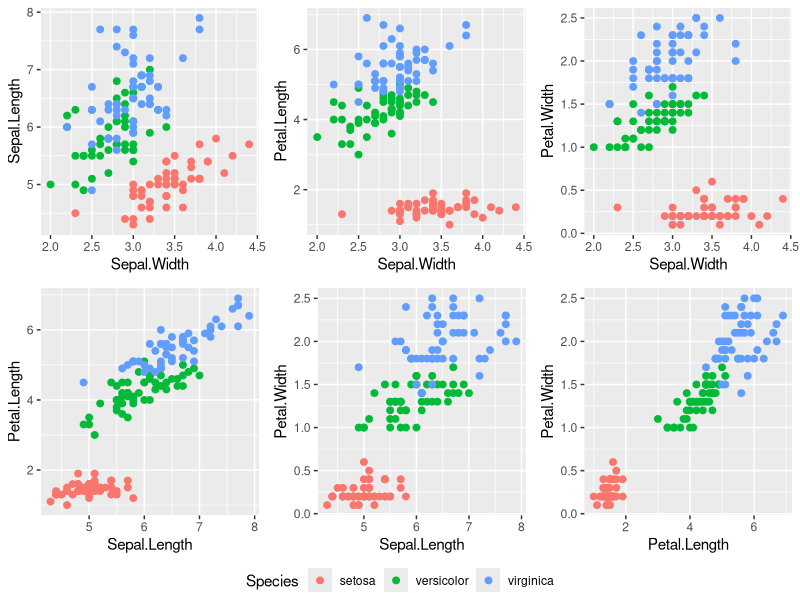
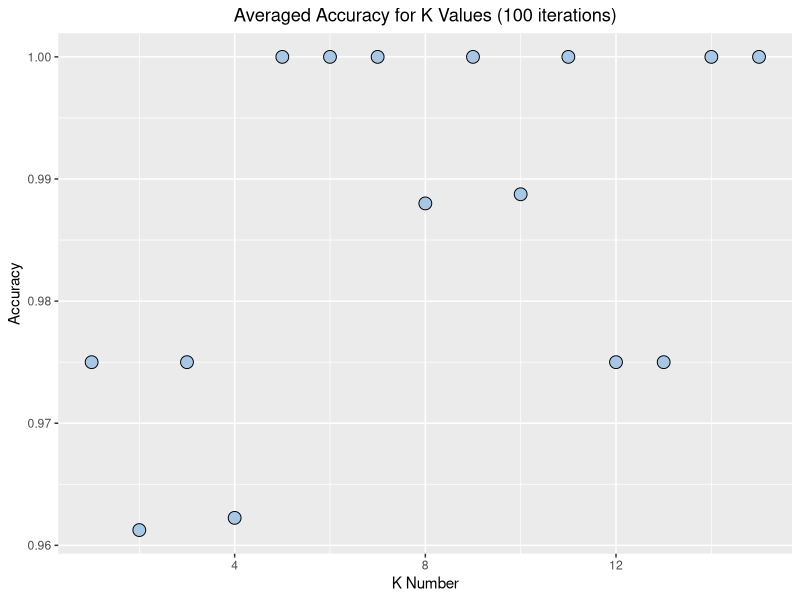

R code for these plots, in order:
## ---- chunk 1

library(class)
library(caret)
library(plyr)
library(ggpubr)
library(ggplot2)
library(dplyr)


Iris.data <- iris

head(Iris.data)
str(Iris.data)

ggarrange(
  ggplot(Iris.data, aes(Sepal.Width, Sepal.Length, col = Species))+
    geom_point(size = 2)+
    theme(legend.position = "none"),
  ggplot(Iris.data, aes(Sepal.Width, Petal.Length, col = Species))+
    geom_point(size = 2)+
    theme(legend.position = "none"),
  ggplot(Iris.data, aes(Sepal.Width, Petal.Width, col = Species))+
    geom_point(size = 2)+
    theme(legend.position = "none"),
  ggplot(Iris.data, aes(Sepal.Length, Petal.Length, col = Species))+
    geom_point(size = 2)+
    theme(legend.position = "none"),
  ggplot(Iris.data, aes(Sepal.Length, Petal.Width, col = Species))+
    geom_point(size = 2)+
    theme(legend.position = "none"),
  ggplot(Iris.data, aes(Petal.Length, Petal.Width, col = Species))+
    geom_point(size = 2)+
    theme(legend.position = "none"),
  ncol = 3, 
  nrow = 2,
  common.legend=T,
  legend="bottom")

## ---- chunk 2

summary(Iris.data)

## ---- chunk 3

set.seed(1234)

ind <- sample(2, nrow(Iris.data), replace=T, prob=c(0.67,0.33))

Iris.training <- Iris.data[ind==1,1:4]

Iris.test <- Iris.data[ind==2,1:4]

Iris.trainingLab <- Iris.data[ind==1,5]

Iris.testLab <- Iris.data[ind==2,5]

summary(Iris.trainingLab)
summary(Iris.testLab)

## ---- chunk 4

Iris.knn.3 <- knn(train=Iris.training,test=Iris.test,cl=Iris.trainingLab,k=3)
Iris.knn.5 <- knn(train=Iris.training,test=Iris.test,cl=Iris.trainingLab,k=5)

Mod.eval.3 <- data.frame(Iris.testLab, Iris.knn.3) %>% rename("Obs Species" = "Iris.testLab","Pred Species" = "Iris.knn.3")

Mod.eval.5 <- data.frame(Iris.testLab, Iris.knn.5) %>% rename("Obs Species" = "Iris.testLab","Pred Species" = "Iris.knn.5")

Mod.eval.3
Mod.eval.5

## ---- chunk 5

confusionMatrix(table(Iris.knn.3, Iris.testLab))
confusionMatrix(table(Iris.knn.5, Iris.testLab))

## ---- chunk 6

accuracy <- vector()

run_by <- 100

for (i in rep(1:15,run_by)) {
  
  Iris.knn.acc.t <- knn(train=Iris.training,test=Iris.test,cl=Iris.trainingLab,k=i)
  
    accuracy <- append(accuracy,confusionMatrix(table(Iris.knn.acc.t,   Iris.testLab))$overall[1])

  }

Mod.eval <- data.frame(accuracy = accuracy)

st <- seq(1,run_by*15,by=15)
fi <- seq(15,run_by*15,by=15)

Mod.eval.test <- data.frame(n = 1:15)

for (i in 1:run_by) {
  
  Mod.eval.loop <- data.frame(Mod.eval[st[i]:fi[i],1])
  
  names(Mod.eval.loop)[1] <- paste("A",i)
  
  Mod.eval.test <- cbind(Mod.eval.test, Mod.eval.loop)

}

Mod.eval.test$avg <- (rowSums(Mod.eval.test)-Mod.eval.test[,1])/run_by

ggplot(
  Mod.eval.test, 
  aes(n,avg))+
  geom_point(pch=21, 
             size = 4, 
             col = "black", 
             fill = "#A7C7E7")+
  labs(x="K Number",
       y="Accuracy",
       title="Averaged Accuracy for K Values (100 iterations)") +
  theme(plot.title = element_text(hjust = 0.5))

